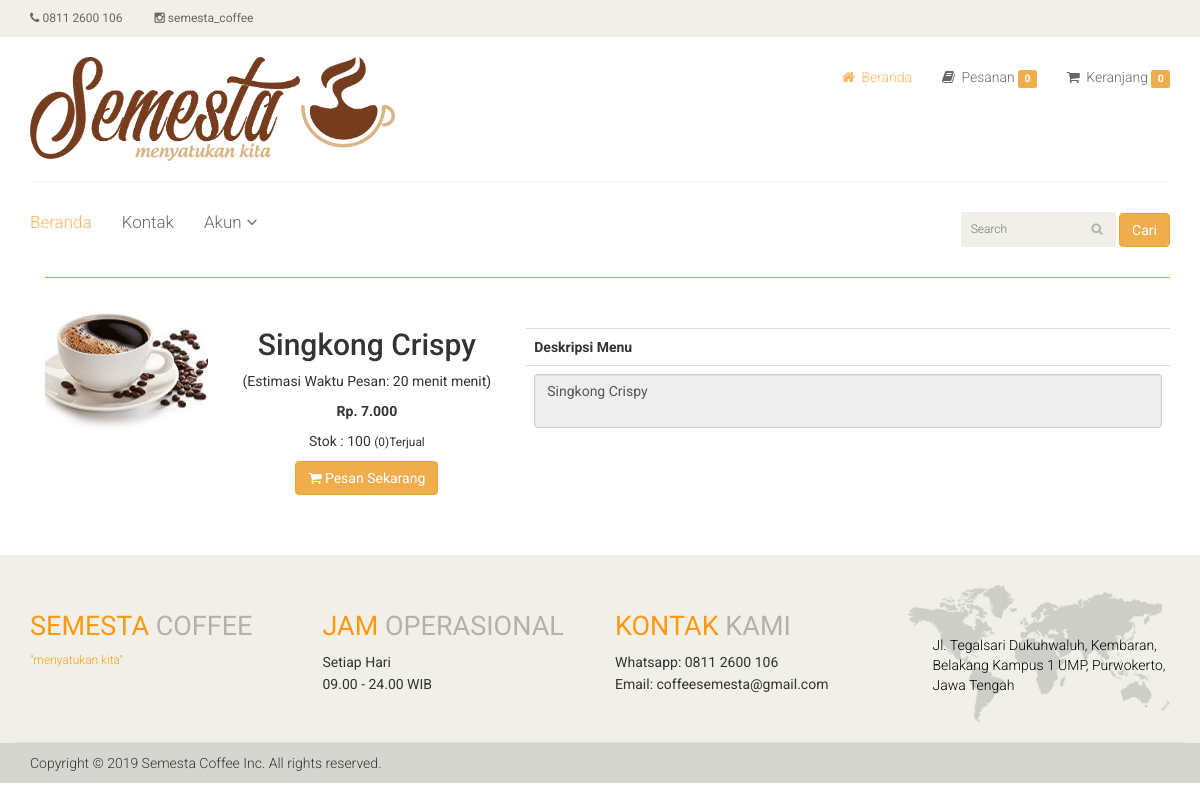
The page /ee11cbb19052e40b07aac0ca060c23ee/index.php?i=detail-barang&id=33 (signed in) on the database its author committed.
### tables this page shows
CREATE TABLE `m_barang` (
  `brg_id` int(11) NOT NULL,
  `judul` varchar(100) NOT NULL,
  `estimasi_menu` varchar(255) NOT NULL,
  `stok` int(11) NOT NULL,
  `jenis_id` int(11) DEFAULT NULL,
  `kategori_id` int(11) NOT NULL,
  `harga_beli` int(11) NOT NULL,
  `harga_jual` int(11) NOT NULL,
  `jml_terjual` int(11) NOT NULL,
  `diskon` double(8,2) NOT NULL,
  `image` varchar(100) NOT NULL,
  `deskripsi` varchar(1000) NOT NULL
);

### ee11cbb19052e40b07aac0ca060c23ee/dtl_barang.php (the view, shortened to what this page needs)
<section>
	<div class="container">
		<div class="row">
			<?php
			$sbuku = mysqli_query($koneksi, "SELECT * FROM m_barang a
								  			 LEFT OUTER JOIN l_kategori b on a.kategori_id = b.kategori_id
											 WHERE brg_id = '$_GET[id]'");
			$hbuku = mysqli_fetch_array($sbuku);
			?>
			<div class="col-sm-12 padding-right">
				<div class="category-tab">
					<div class="col-sm-12">
						<ul class="nav nav-tabs">
						</ul>
					</div>
					<div class="tab-content">
						<div class="tab-pane fade active in">
							<div class="col-sm-2">
								<div class="">
									<div class="single-products">
										<div class="productinfo text-right">
											<img class="img img-responsive" src="../<?php echo md5('admin') ?>/dist/img/buku/<?php echo $hbuku['image'] ?>" style="align-content: center;" />
										</div>
									</div>
								</div>
							</div>
							<div class="col-sm-3">
								<div class="">
									<div class="single-products">
										<div class="text-center">
											<h2><?php echo $hbuku['judul'] ?></h2>
											<p>(Estimasi Waktu Pesan: <?php echo $hbuku['estimasi_menu'] ?> menit)</p>
											<?php
											$diskon = $hbuku['diskon'] / 100;
											if ($diskon > 0) {
												$harga = $hbuku['harga_jual'] * $diskon;
												$hrg = $hbuku['harga_jual'] - $harga;
												?>
												<font style="color:red"><b>Rp. <strike><?php echo number_format($hbuku['harga_jual'], 0, ",", ".") ?></strike></b></font>
												<font>&nbsp;&nbsp;</font>
												<font><b> Rp. <?php echo number_format($hrg, 0, ",", ".") ?></b></font>
												<p></p>
											<?php
											} else {
												?>
												<p><b>Rp. <?php echo number_format($hbuku['harga_jual'], 0, ",", ".") ?></b></p>
											<?php
											}
											?>
											<p>Stok : <?php echo $hbuku['stok'] ?> <small>(<?php echo $hbuku['jml_terjual'] ?>)Terjual</small></p>
											<a href="?i=<?php echo md5('beli') ?>&idbrg=<?php echo $hbuku['brg_id'] ?>" class="btn btn-warning" <?php if ($hbuku['stok'] == 0) {
																																					echo "disabled";
																																				} else {
																																					echo "";
																																				} ?>><i class="fa fa-shopping-cart"></i>
												<?php if ($hbuku['stok'] == 0) {
													echo "Menu Habis";
												} else {
													echo "Pesan Sekarang";
												} ?> </a>
										</div><br />
									</div>
								</div>
							</div>
							<div class="col-sm-7">
								<div class="">
									<div class="single-products">
										<div class="table-responsive">
											<table class="table">
												<tr>
													<th>Deskripsi Menu</th>
												</tr>
												<tr>
													<td>
														<textarea class="form-control" readonly><?php echo $hbuku['deskripsi'] ?></textarea>
													</td>
												</tr>
											</table>
										</div>
									</div>
								</div>
							</div>
						</div>
					</div>
				</div>
			</div>
		</div>
	</div>
</section><br /><br />

### css/main.css (style rules this page uses)
body { font-family: 'Roboto', sans-serif; background:; position: relative; font-weight:400px; }
a { -webkit-transition: 300ms; -moz-transition: 300ms; -o-transition: 300ms; transition: 300ms; }
h1, h2, h3, h4, h5, h6 { font-family: 'Roboto', sans-serif; }
.padding-right { padding-right: 0; }
.single-products { position: relative; }
.productinfo img { width: 100%; }
.productinfo { position:relative; }
.category-tab { overflow: hidden; }
.category-tab ul { background: #40403E; border-bottom: 1px solid #FE980F; list-style: none outside none; margin: 0 0 30px; padding: 0; width: 100%; }
.user_info input, select, textarea { background: #F0F0E9; border:0; color: #696763; padding: 5px; width: 100%; border-radius: 0; resize: none }

### rows shown on the page
m_barang: image (picture), judul "Singkong Crispy", estimasi_menu "20 menit", harga_jual "7.000", stok "100", jml_terjual "0", deskripsi "Singkong Crispy"

### other values the page prints
$nker1 "0"
$nker "0"
